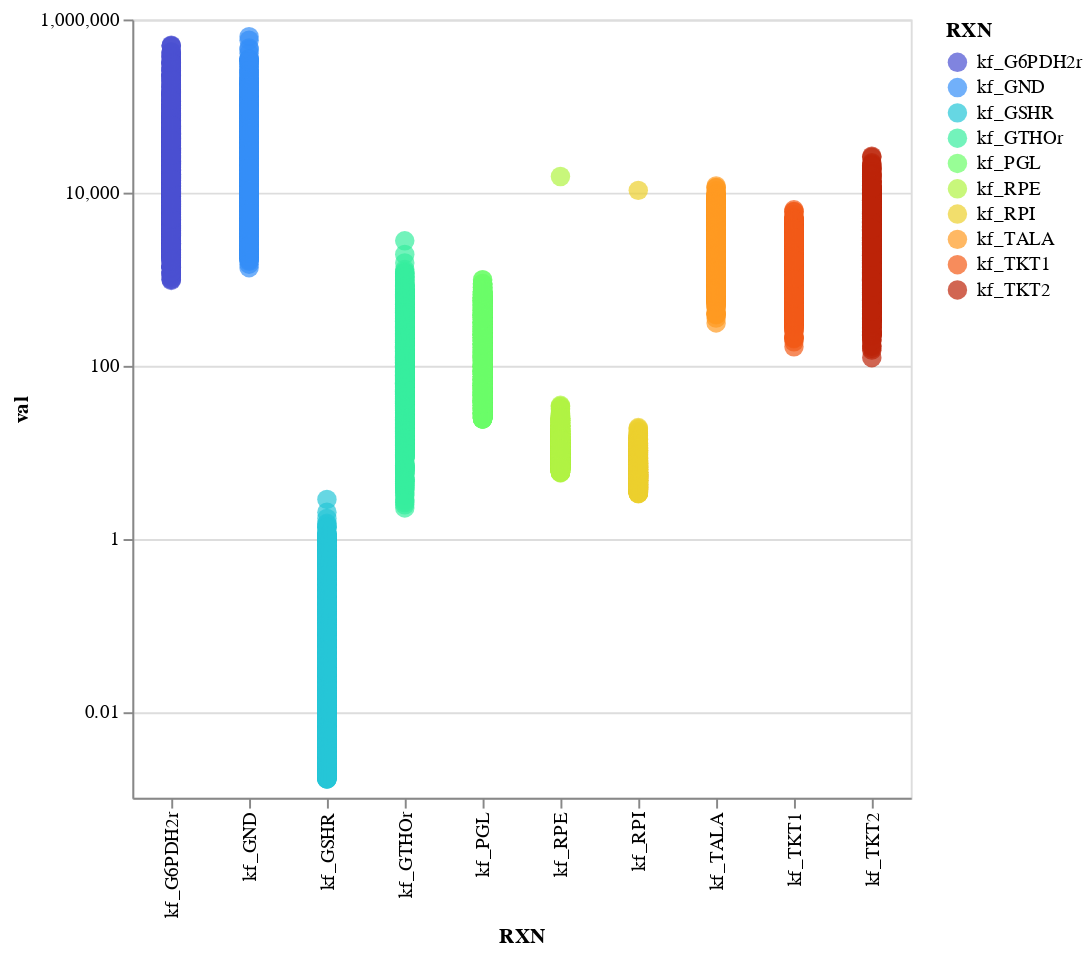

This figure's notebook cell:
### Code cell
alt.data_transformers.disable_max_rows()
fig = alt.Chart(data_vis).mark_circle(size= 100).encode(
    alt.X("RXN", axis=alt.Axis( tickCount=5), scale=alt.Scale(type='log')),
    alt.Y('val',axis=alt.Axis( tickCount=5), 
    scale=alt.Scale(type='log')), 

    alt.Color('RXN', scale=alt.Scale(scheme='turbo')), 
    tooltip=['RXN', "val"]
).properties(
    width=400,
    height=400).interactive()
fig

### Figure 1 — Vega-Lite specification as saved in the notebook (floating-point values rounded to 4 significant figures; data arrays with more than 128 entries replaced by an {"elided": "..."} marker saying what was removed)
{"config": {"view": {"continuousWidth": 400, "continuousHeight": 300}}, "data": {"name": "data-523d21f86aa57424e84ccccc54514136"}, "mark": {"type": "circle", "size": 100}, "encoding": {"color": {"field": "RXN", "scale": {"scheme": "turbo"}, "type": "nominal"}, "tooltip": [{"field": "RXN", "type": "nominal"}, {"field": "val", "type": "quantitative"}], "x": {"axis": {"tickCount": 5}, "field": "RXN", "scale": {"type": "log"}, "type": "nominal"}, "y": {"axis": {"tickCount": 5}, "field": "val", "scale": {"type": "log"}, "type": "quantitative"}}, "height": 400, "selection": {"selector002": {"type": "interval", "bind": "scales", "encodings": ["x", "y"]}}, "width": 400, "$schema": "https://vega.github.io/schema/vega-lite/v4.17.0.json", "datasets": {"data-523d21f86aa57424e84ccccc54514136": {"elided": "15010 records"}}}
